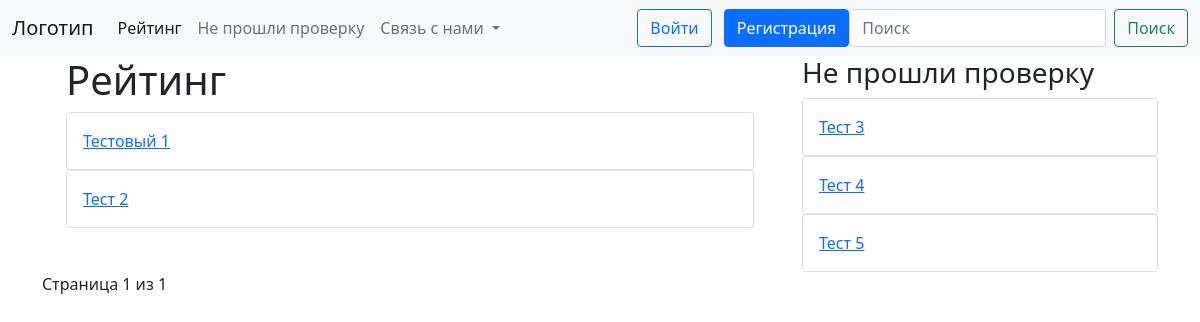
The page /rating on the database its author committed.
### Home/models.py (models this page shows, shortened)
class rating(models.Model):
    name = models.CharField('Название канала', max_length=120)
    photo = models.ImageField(null=True, blank=True, upload_to="images/")
    url = models.URLField('Ссылка на канал')
    text = models.TextField('Текст', null=True, blank=True)
    content = models.TextField('Содержание', null=True, blank=True)
    date = models.DateField('Дата публикации', null=True, blank=True)
    rating = models.IntegerField('Рейтинг', null=True, blank=True)
    passed = models.BooleanField('Прошел ли проверку?')

### rating/views.py (the view)
# urls.py: path('rating', views.ratings, name='rating'),
def ratings(request):
    alla = rating.objects.all()
    rat = Paginator(rating.objects.all(), 8)
    page = request.GET.get('page')
    chanels = rat.get_page(page)
    return render(request, 'rating/rating.html',
                  {'chanels': chanels,
                   'chanel': alla})

### members/templates/rating/rating.html (shortened to what this page needs)
{% extends 'base.html' %}
{% block content %}
<div class="container">
    <div class="row">
    <div class="col-8">
<div class="container">
    <h1>Рейтинг</h1>
    {% for ratings in chanels %}
      {% if ratings.passed == True %}
        <div class="card">
            <div class="card-body">
                <a href="{% url 'page' ratings.id %}"> {{ ratings.name }} </a>
            </div>
        </div>
      {% endif %}
    {% endfor %}
</div>
    </div>
    <div class="col-4">
        <h3>Не прошли проверку</h3>
         {% for rating in chanel %}
              {% if rating.passed == False %}
                <div class="card">
                    <div class="card-body">
                        <a href="{% url 'page' rating.id %}"> {{ rating.name }} </a>
                    </div>
                </div>
              {% endif %}
            {% endfor %}
    </div>
    </div>
                Страница {{ chanels.number }} из {{ chanels.paginator.num_pages }}
</div>
{% endblock %}

### rows shown on the page
rating: name "Тестовый 1"
rating: name "Тест 2"
rating: name "Тест 3"
rating: name "Тест 4"
rating: name "Тест 5"

### other values the page prints
{{ chanels.number }} "1"
{{ chanels.paginator.num_pages }} "1"
